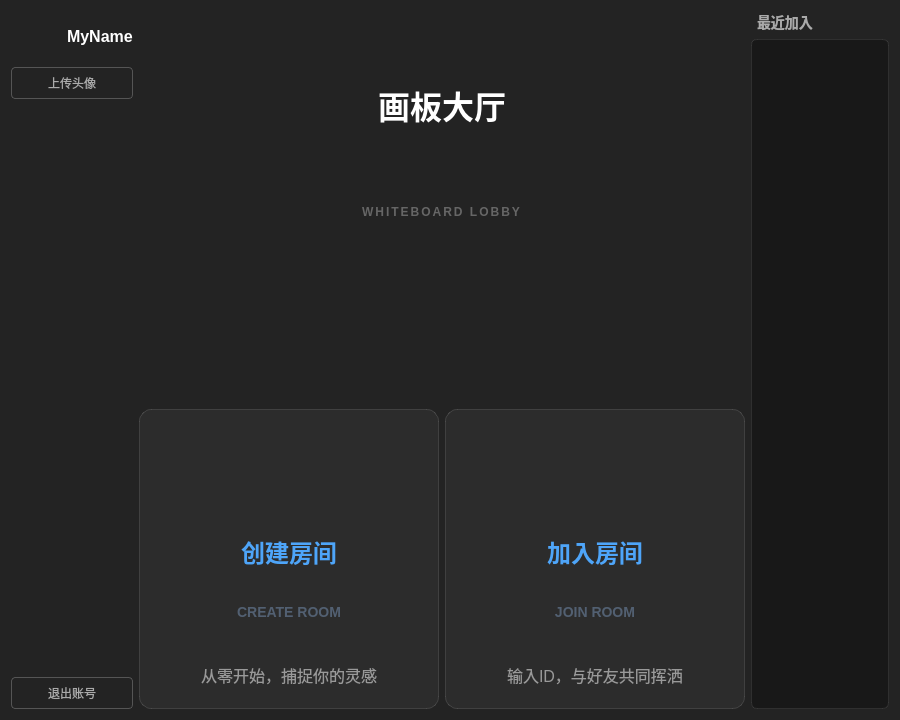
<?xml version="1.0" encoding="UTF-8"?>
<ui version="4.0">
 <class>LobbyWidget</class>
 <widget class="QWidget" name="LobbyWidget">
  <property name="geometry">
   <rect>
    <x>0</x>
    <y>0</y>
    <width>900</width>
    <height>720</height>
   </rect>
  </property>
  <property name="windowTitle">
   <string>Form</string>
  </property>
  <property name="styleSheet">
   <string notr="true">/* ================== 全局基础设置 ================== */
QWidget {
    font-family: 'Microsoft YaHei';
	background-color: transparent;
}
/* 只给大厅的主背景上色 */
QWidget#LobbyWidget { 
   background-color: rgba(30, 30, 30, 220);
}

/* ================== 顶部：画板大厅标题 ================== */
/* 中文标题：纯白，醒目 */
QLabel#draw_label {
    color: #ffffff;
    font-size: 32px;
    font-weight: bold;
    border: none;
}

/* 英文副标：深灰，低调 */
QLabel#draw_label_en {
    color: #666666;
    font-size: 12px;
    font-weight: bold;
    letter-spacing: 2px; /* 字间距拉开，更有设计感 */
    border: none;
}

/* ================== 中间核心卡片区 ================== */
/* 中文标题 (创建/加入)
   这里使用了科技蓝 (#4ea5f9)，这是“功能色”，暗示这里是可以点击操作的
   这与欢迎页的金色彻底区分开
*/
QLabel#create_lbl1, QLabel#join_lbl1 {
    color: #4ea5f9; 
    font-size: 24px;
    font-weight: bold;
    border: none;
}

/* 英文标题 (CREATE ROOM / JOIN ROOM) */
QLabel#create_lbl2, QLabel#join_lbl2 {
    color: #526072; /* 蓝灰色 */
    font-size: 14px;
    font-weight: bold;
    border: none;
}

/* 描述文字 (从零开始... / 输入ID...) */
QLabel#create_lbl3, QLabel#join_lbl3 {
    color: #999999; /* 浅灰色，比背景略亮 */
    font-size: 16px;
    border: none;
    margin-top: 5px;
}

/* 卡片交互感 (HoverWidget)
   既然你的父容器叫 create_widget 和 join_widget
   我们可以给整个卡片加一个背景色变化，鼠标放上去变亮
*/
QWidget#create_widget, QWidget#join_widget {
    /* 卡片平时是全透明的，或者只有很淡的白色 */
    background-color: rgba(255, 255, 255, 10); 
    border: 1px solid rgba(255, 255, 255, 30);
    border-radius: 12px;
}
/* 鼠标放上去时，卡片变亮 */
QWidget#create_widget:hover, QWidget#join_widget:hover {
    background-color: rgba(255, 255, 255, 30); /* 变亮 */
    border: 1px solid #4ea5f9; /* 亮蓝色边框 */
}


/* ================== 右侧：历史记录列表 ================== */
/* 标题：最近加入 */
QLabel#history_lbl {
    color: #aaaaaa;
    font-size: 14px;
    font-weight: bold;
    padding-left: 2px;
    border: none;
}

/* 列表控件本身 */
QListWidget#history_list {
    background-color: rgba(0, 0, 0, 80); /* 比大背景更黑一点，形成深邃感 */
    border-radius: 6px;
	border: 1px solid rgba(255, 255, 255, 20); /* 微微的白边，增加精致感 */
}

/* 列表里的每一项 */
QListWidget#history_list::item {
    height: 40px;
    color: #cccccc;
    padding-left: 10px;
    border-bottom: 1px solid #2d2d2d; /* 每一行加个极淡的分隔线 */
}

/* 鼠标悬停在列表项上 */
QListWidget#history_list::item:hover {
    background-color: #3a3a3d;
    color: #ffffff;
}

/* 选中列表项 */
QListWidget#history_list::item:selected {
    background-color: #0e639c; /* 选中变为深蓝色 */
    color: #ffffff;
    border-left: 3px solid #ffffff; /* 左侧加个亮条 */
}

/* ================== 左侧：用户侧边栏 ================== */
/* 用户昵称 */
QLabel#name_lbl {
    color: #ffffff;
    font-size: 16px;
    font-weight: bold;
    border: none;
}

/* 退出账号按钮 (pushButton) - 幽灵按钮风格 */
QPushButton{
    background-color: transparent;
    border: 1px solid #555555;
    color: #aaaaaa;
    border-radius: 4px;
    padding: 6px;
}

QPushButton:hover {
    border-color: #ff4d4d; /* 悬停变红，暗示危险操作/退出 */
    color: #ff4d4d;
}

QPushButton:pressed {
    background-color: rgba(255, 77, 77, 0.1);
}</string>
  </property>
  <layout class="QHBoxLayout" name="horizontalLayout_6">
   <item>
    <layout class="QVBoxLayout" name="verticalLayout_5">
     <item>
      <layout class="QHBoxLayout" name="horizontalLayout_5">
       <item>
        <widget class="QLabel" name="avator_lbl">
         <property name="minimumSize">
          <size>
           <width>50</width>
           <height>50</height>
          </size>
         </property>
         <property name="maximumSize">
          <size>
           <width>50</width>
           <height>50</height>
          </size>
         </property>
         <property name="styleSheet">
          <string notr="true"/>
         </property>
         <property name="text">
          <string/>
         </property>
        </widget>
       </item>
       <item>
        <widget class="QLabel" name="name_lbl">
         <property name="text">
          <string>MyName</string>
         </property>
        </widget>
       </item>
      </layout>
     </item>
     <item>
      <widget class="QPushButton" name="upload_btn">
       <property name="text">
        <string>上传头像</string>
       </property>
      </widget>
     </item>
     <item>
      <spacer name="verticalSpacer">
       <property name="orientation">
        <enum>Qt::Vertical</enum>
       </property>
       <property name="sizeHint" stdset="0">
        <size>
         <width>20</width>
         <height>40</height>
        </size>
       </property>
      </spacer>
     </item>
     <item>
      <widget class="QPushButton" name="return_btn">
       <property name="text">
        <string>退出账号</string>
       </property>
      </widget>
     </item>
    </layout>
   </item>
   <item>
    <layout class="QVBoxLayout" name="verticalLayout_4">
     <item>
      <layout class="QHBoxLayout" name="horizontalLayout">
       <item>
        <spacer name="horizontalSpacer">
         <property name="orientation">
          <enum>Qt::Horizontal</enum>
         </property>
         <property name="sizeHint" stdset="0">
          <size>
           <width>40</width>
           <height>20</height>
          </size>
         </property>
        </spacer>
       </item>
       <item>
        <layout class="QVBoxLayout" name="verticalLayout_3">
         <item>
          <widget class="QLabel" name="draw_label">
           <property name="minimumSize">
            <size>
             <width>200</width>
             <height>0</height>
            </size>
           </property>
           <property name="maximumSize">
            <size>
             <width>200</width>
             <height>16777215</height>
            </size>
           </property>
           <property name="styleSheet">
            <string notr="true"/>
           </property>
           <property name="text">
            <string>画板大厅</string>
           </property>
           <property name="alignment">
            <set>Qt::AlignCenter</set>
           </property>
          </widget>
         </item>
         <item>
          <widget class="QLabel" name="draw_label_en">
           <property name="minimumSize">
            <size>
             <width>200</width>
             <height>0</height>
            </size>
           </property>
           <property name="maximumSize">
            <size>
             <width>200</width>
             <height>16777215</height>
            </size>
           </property>
           <property name="styleSheet">
            <string notr="true"/>
           </property>
           <property name="text">
            <string>WHITEBOARD LOBBY</string>
           </property>
           <property name="alignment">
            <set>Qt::AlignHCenter|Qt::AlignTop</set>
           </property>
          </widget>
         </item>
        </layout>
       </item>
       <item>
        <spacer name="horizontalSpacer_2">
         <property name="orientation">
          <enum>Qt::Horizontal</enum>
         </property>
         <property name="sizeHint" stdset="0">
          <size>
           <width>40</width>
           <height>20</height>
          </size>
         </property>
        </spacer>
       </item>
      </layout>
     </item>
     <item>
      <layout class="QHBoxLayout" name="horizontalLayout_2">
       <property name="topMargin">
        <number>10</number>
       </property>
       <item>
        <widget class="HoverWidget" name="create_widget" native="true">
         <property name="minimumSize">
          <size>
           <width>300</width>
           <height>300</height>
          </size>
         </property>
         <property name="maximumSize">
          <size>
           <width>300</width>
           <height>300</height>
          </size>
         </property>
         <property name="styleSheet">
          <string notr="true">HoverWidget[state=&quot;normal&quot;]{
	border: 2px solid #4A5A75;      
	background-color: rgba(28, 34, 40, 200);
	font-family: 'Microsoft YaHei';
	border-radius: 5px;
}

HoverWidget[state=&quot;hover&quot;]{
	border: 4px solid #C8AA6E;      
	background-color: rgba(28, 34, 40, 200);
	font-family: 'Microsoft YaHei';
	border-radius: 5px;
}</string>
         </property>
         <layout class="QVBoxLayout" name="verticalLayout">
          <item>
           <layout class="QHBoxLayout" name="horizontalLayout_3">
            <item>
             <spacer name="horizontalSpacer_3">
              <property name="orientation">
               <enum>Qt::Horizontal</enum>
              </property>
              <property name="sizeHint" stdset="0">
               <size>
                <width>40</width>
                <height>20</height>
               </size>
              </property>
             </spacer>
            </item>
            <item>
             <widget class="QLabel" name="create_head_lbl">
              <property name="minimumSize">
               <size>
                <width>100</width>
                <height>100</height>
               </size>
              </property>
              <property name="maximumSize">
               <size>
                <width>100</width>
                <height>100</height>
               </size>
              </property>
              <property name="styleSheet">
               <string notr="true">border: 0px solid transparent; /* 显式声明一下 */
border-image: url(:/res/offline.png);</string>
              </property>
              <property name="text">
               <string/>
              </property>
              <property name="alignment">
               <set>Qt::AlignCenter</set>
              </property>
             </widget>
            </item>
            <item>
             <spacer name="horizontalSpacer_4">
              <property name="orientation">
               <enum>Qt::Horizontal</enum>
              </property>
              <property name="sizeHint" stdset="0">
               <size>
                <width>40</width>
                <height>20</height>
               </size>
              </property>
             </spacer>
            </item>
           </layout>
          </item>
          <item>
           <widget class="QLabel" name="create_lbl1">
            <property name="styleSheet">
             <string notr="true"/>
            </property>
            <property name="text">
             <string>创建房间</string>
            </property>
            <property name="alignment">
             <set>Qt::AlignCenter</set>
            </property>
           </widget>
          </item>
          <item>
           <widget class="QLabel" name="create_lbl2">
            <property name="styleSheet">
             <string notr="true"/>
            </property>
            <property name="text">
             <string>CREATE ROOM</string>
            </property>
            <property name="alignment">
             <set>Qt::AlignCenter</set>
            </property>
           </widget>
          </item>
          <item>
           <widget class="QLabel" name="create_lbl3">
            <property name="styleSheet">
             <string notr="true"/>
            </property>
            <property name="text">
             <string>从零开始，捕捉你的灵感</string>
            </property>
            <property name="alignment">
             <set>Qt::AlignCenter</set>
            </property>
           </widget>
          </item>
         </layout>
        </widget>
       </item>
       <item>
        <widget class="HoverWidget" name="join_widget" native="true">
         <property name="minimumSize">
          <size>
           <width>300</width>
           <height>300</height>
          </size>
         </property>
         <property name="maximumSize">
          <size>
           <width>300</width>
           <height>300</height>
          </size>
         </property>
         <property name="styleSheet">
          <string notr="true">HoverWidget[state=&quot;normal&quot;]{
	border: 2px solid #4A5A75;      
	background-color: rgba(28, 34, 40, 200);
	font-family: 'Microsoft YaHei';
	border-radius: 5px;
}

HoverWidget[state=&quot;hover&quot;]{
	border: 4px solid #C8AA6E;      
	background-color: rgba(28, 34, 40, 200);
	font-family: 'Microsoft YaHei';
	border-radius: 5px;
}</string>
         </property>
         <layout class="QVBoxLayout" name="verticalLayout_2">
          <item>
           <layout class="QHBoxLayout" name="horizontalLayout_4">
            <item>
             <spacer name="horizontalSpacer_5">
              <property name="orientation">
               <enum>Qt::Horizontal</enum>
              </property>
              <property name="sizeHint" stdset="0">
               <size>
                <width>40</width>
                <height>20</height>
               </size>
              </property>
             </spacer>
            </item>
            <item>
             <widget class="QLabel" name="join_head_lbl">
              <property name="minimumSize">
               <size>
                <width>100</width>
                <height>100</height>
               </size>
              </property>
              <property name="maximumSize">
               <size>
                <width>100</width>
                <height>100</height>
               </size>
              </property>
              <property name="styleSheet">
               <string notr="true">border-image: url(:/res/shared.png);</string>
              </property>
              <property name="text">
               <string/>
              </property>
              <property name="alignment">
               <set>Qt::AlignCenter</set>
              </property>
             </widget>
            </item>
            <item>
             <spacer name="horizontalSpacer_6">
              <property name="orientation">
               <enum>Qt::Horizontal</enum>
              </property>
              <property name="sizeHint" stdset="0">
               <size>
                <width>40</width>
                <height>20</height>
               </size>
              </property>
             </spacer>
            </item>
           </layout>
          </item>
          <item>
           <widget class="QLabel" name="join_lbl1">
            <property name="styleSheet">
             <string notr="true"/>
            </property>
            <property name="text">
             <string>加入房间</string>
            </property>
            <property name="alignment">
             <set>Qt::AlignCenter</set>
            </property>
           </widget>
          </item>
          <item>
           <widget class="QLabel" name="join_lbl2">
            <property name="styleSheet">
             <string notr="true"/>
            </property>
            <property name="text">
             <string>JOIN ROOM</string>
            </property>
            <property name="alignment">
             <set>Qt::AlignCenter</set>
            </property>
           </widget>
          </item>
          <item>
           <widget class="QLabel" name="join_lbl3">
            <property name="styleSheet">
             <string notr="true"/>
            </property>
            <property name="text">
             <string>输入ID，与好友共同挥洒</string>
            </property>
            <property name="alignment">
             <set>Qt::AlignCenter</set>
            </property>
           </widget>
          </item>
         </layout>
        </widget>
       </item>
      </layout>
     </item>
    </layout>
   </item>
   <item>
    <layout class="QVBoxLayout" name="verticalLayout_6">
     <item>
      <widget class="QLabel" name="history_lbl">
       <property name="maximumSize">
        <size>
         <width>200</width>
         <height>16777215</height>
        </size>
       </property>
       <property name="text">
        <string>最近加入</string>
       </property>
      </widget>
     </item>
     <item>
      <widget class="QListWidget" name="history_list">
       <property name="maximumSize">
        <size>
         <width>200</width>
         <height>16777215</height>
        </size>
       </property>
      </widget>
     </item>
    </layout>
   </item>
  </layout>
 </widget>
 <customwidgets>
  <customwidget>
   <class>HoverWidget</class>
   <extends>QWidget</extends>
   <header>hoverwidget.h</header>
   <container>1</container>
  </customwidget>
 </customwidgets>
 <resources/>
 <connections/>
</ui>
